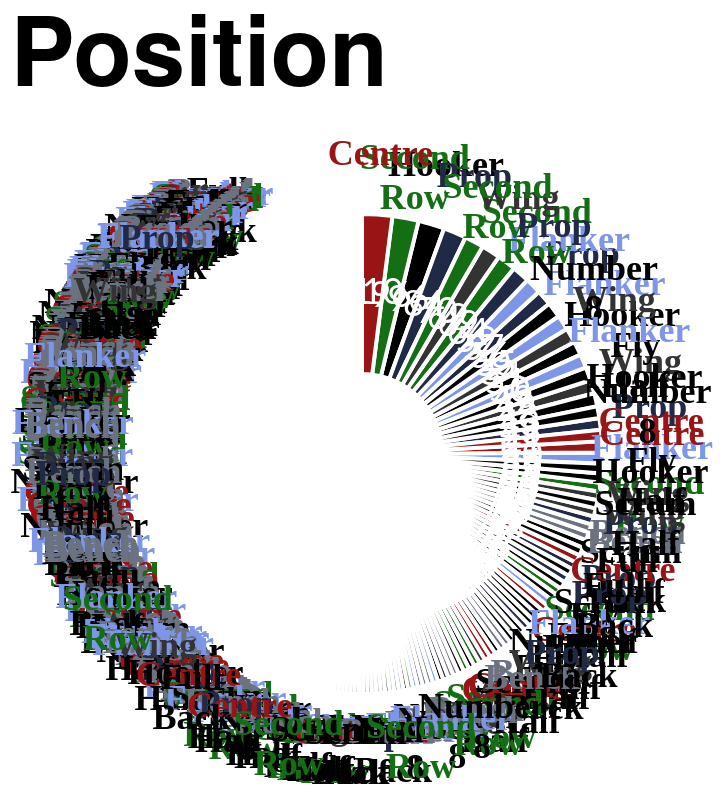

Write the Vega-Lite specification saved for this chart.
### Vega-Lite specification from a JSON file in a GitHub repository (floating-point values rounded to 4 significant figures; data arrays with more than 128 entries replaced by an {"elided": "..."} marker saying what was removed)
{"config": {"axis": {"labelFont": "PT Sans Narrow, Helvetica Neue, Helvetica, Arial, sans-serif", "titleFont": "PT Sans Narrow, Helvetica Neue, Helvetica, Arial, sans-serif", "labelFontSize": 13, "titleFontSize": 24, "gridColor": "#202947", "gridOpacity": 0.2, "zindex": 1}, "text": {"font": "Lato, sans-serif"}, "bar": {"cornerRadiusEnd": 5}, "header": {"labelFont": "PT Sans Narrow, Helvetica Neue, Helvetica, Arial, sans-serif", "titleFont": "PT Sans Narrow, Helvetica Neue, Helvetica, Arial, sans-serif", "labelFontSize": 24, "titleFontSize": 28, "labelFontWeight": "bold", "orient": "left"}, "legend": {"labelFont": "PT Sans Narrow, Helvetica Neue, Helvetica, Arial, sans-serif", "titleFont": "PT Sans Narrow, Helvetica Neue, Helvetica, Arial, sans-serif", "labelFontSize": 14, "titleFontSize": 16, "titlePadding": 5, "fillColor": "white", "strokeColor": "black", "padding": 10, "titleFontWeight": "lighter", "titleFontStyle": "italic", "titleColor": "gray", "offset": 10}, "title": {"font": "PT Sans Narrow, Helvetica Neue, Helvetica, Arial, sans-serif", "fontSize": 48, "fontWeight": "bold", "anchor": "start", "align": "center", "titlePadding": 20, "subtitlePadding": 10, "subtitleFontSize": 13, "subtitleColor": "", "subtitleFontStyle": "italic", "offset": 15, "color": "black"}, "axisX": {"labelAngle": 0}, "facet": {"title": null, "header": null, "align": {"row": "each", "column": "each"}, "spacing": 10}, "resolve": {"scale": {"y": "independent", "facet": "independent"}}, "background": "transparent", "scale": {"offsetBandPaddingOuter": 0.2, "offsetBandPaddingInner": 0.1}, "view": {"stroke": null, "background": "transparent"}}, "layer": [{"mark": {"type": "arc", "innerRadius": 40, "outerRadius": 120, "stroke": "#ffffff", "strokeWidth": 2}, "encoding": {"color": {"field": "position", "legend": null, "scale": {"domain": ["Prop", "Flanker", "Second Row", "Centre", "Wing", "Fly Half", "Hooker", "Scrum Half", "Full Back", "Number 8", "Bench"], "range": ["#202946", "#7d96e8", "#146f14", "#991515", "#333333", "#000000", "#000000", "#000000", "#000000", "#000000", "#6b7280"]}, "sort": {"field": "sort_order", "op": "min", "order": "ascending"}, "type": "nominal"}, "order": {"field": "appearances", "sort": "ascending", "type": "quantitative"}, "theta": {"field": "appearances", "sort": "descending", "stack": true, "title": "Appearances", "type": "quantitative"}, "tooltip": [{"field": "player", "title": "Player", "type": "nominal"}, {"field": "position", "title": "Position", "type": "nominal"}, {"field": "appearances", "title": "Appearances", "type": "quantitative"}]}}, {"mark": {"type": "text", "dy": -5, "font": "PT Sans Narrow", "fontSize": 18, "fontWeight": "bold", "radius": 145}, "encoding": {"color": {"field": "position", "legend": null, "scale": {"domain": ["Prop", "Flanker", "Second Row", "Centre", "Wing", "Fly Half", "Hooker", "Scrum Half", "Full Back", "Number 8", "Bench"], "range": ["#202946", "#7d96e8", "#146f14", "#991515", "#333333", "#000000", "#000000", "#000000", "#000000", "#000000", "#6b7280"]}, "type": "nominal"}, "opacity": {"condition": {"test": "datum.appearances > 2", "value": 1}, "value": 0}, "order": {"field": "appearances", "sort": "ascending", "type": "quantitative"}, "text": {"field": "position_label", "type": "nominal"}, "theta": {"field": "appearances", "sort": "descending", "stack": true, "title": "Appearances", "type": "quantitative"}}, "transform": [{"calculate": "split(datum.position, ' ')", "as": "position_label"}]}, {"mark": {"type": "text", "color": "white", "fontSize": 18, "radius": 80}, "encoding": {"order": {"field": "appearances", "sort": "ascending", "type": "quantitative"}, "text": {"field": "appearances", "type": "nominal"}, "theta": {"field": "appearances", "sort": "descending", "stack": true, "title": "Appearances", "type": "quantitative"}}}], "data": {"name": "data-e789dd573eee79cd7a2cefda7de442ce"}, "height": 300, "resolve": {"scale": {"color": "shared"}}, "title": "Position", "width": 300, "$schema": "https://vega.github.io/schema/vega-lite/v5.20.1.json", "datasets": {"data-e789dd573eee79cd7a2cefda7de442ce": {"elided": "770 records"}}}
